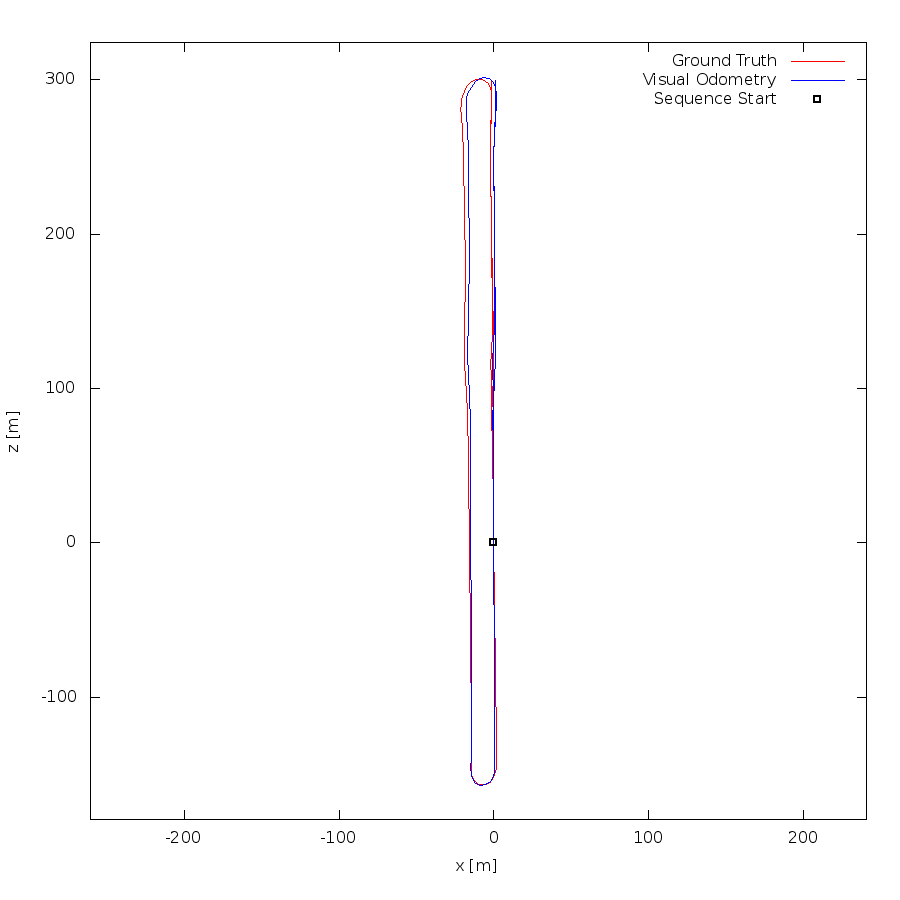

Recreate this plot in gnuplot.
set term postscript eps enhanced color
set output "06.eps"
set size ratio -1
set xrange [-261:241]
set yrange [-179:324]
set xlabel "x [m]"
set ylabel "z [m]"
plot "06.txt" using 1:2 lc rgb "#FF0000" title 'Ground Truth' w lines,"06.txt" using 3:4 lc rgb "#0000FF" title 'Visual Odometry' w lines,"< head -1 06.txt" using 1:2 lc rgb "#000000" pt 4 ps 1 lw 2 title 'Sequence Start' w points
